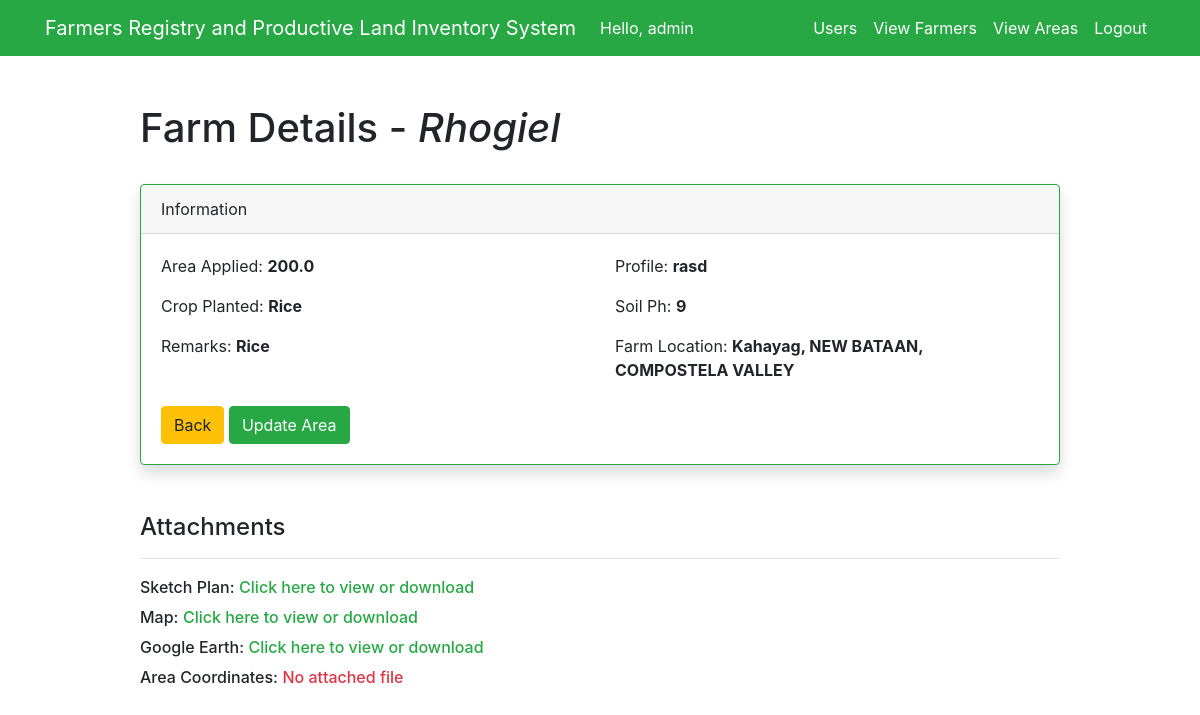
The app's page /home/viewarea/1 (signed in), older data.
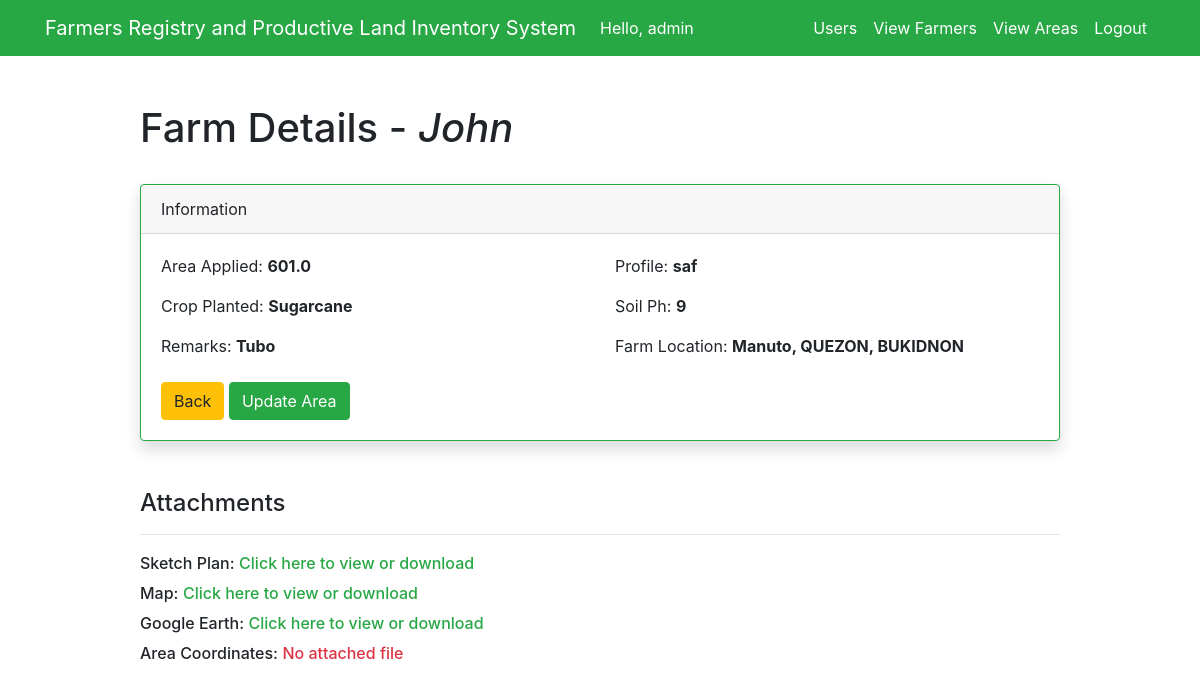
The same page, newer data.
### test_app/models.py (models this page shows, shortened)
class UsersAreaInfo(models.Model):
    RICE = 'Rice'
    CORN = 'Corn'
    SUGARCANE = 'Sugarcane'
    PLANTED = [
        (RICE, 'Rice'),
        (CORN, 'Corn'),
        (SUGARCANE, 'Sugarcane'),
    ]
    farmer_id = models.ForeignKey(Farmer, models.CASCADE, db_column='farmer_id')
    total_area = models.FloatField()
    crop_planted = models.CharField(max_length=9, choices=PLANTED, default=RICE)
    remarks = models.CharField(max_length=100)
    sketch_plan = models.FileField(upload_to='documents_sp/', max_length=254, blank=True)
    map = models.FileField(upload_to='documents_map/', max_length=254, blank=True)
    google_earth = models.FileField(upload_to='documents_ge/', max_length=254, blank=True)
    area_coordinates = models.FileField(upload_to='documents_coordinates/', max_length=254, blank=True)
    profile_field = models.CharField(max_length=250)
    soil_ph = models.IntegerField()
    region = models.CharField(max_length=200)
    province = models.CharField(max_length=200)
    muncity = models.CharField(max_length=200)
    brgy = models.CharField(max_length=200)

class Farmer(models.Model):
    MALE = 'M'
    FEMALE = 'F'
    PERSON_GENDER = [
        (MALE, 'Male'),
        (FEMALE, 'Female'),
    ]
    assigned_id = models.CharField(max_length=20, blank=True, null=True)
    first_name = models.CharField(max_length=200, blank=False)
    last_name = models.CharField(max_length=200, blank=False)
    middle_name = models.CharField(max_length=200, blank=False)
    gender = models.CharField(max_length=1, choices=PERSON_GENDER, default=MALE)
    region = models.CharField(max_length=200)
    province = models.CharField(max_length=200)
    muncity = models.CharField(max_length=200)
    brgy = models.CharField(max_length=200)
    address = models.TextField(blank=True)
    date_created = models.DateTimeField(auto_now_add=True)
    contact_no = models.CharField(max_length=20, blank=True, null=True)
    tin = models.CharField(max_length=20, blank=True, null=True)
    philhealth = models.CharField(max_length=20, blank=True, null=True)
    sss = models.CharField(max_length=20, blank=True, null=True)
    pagibig = models.CharField(max_length=20, blank=True, null=True)
    civil_status = models.CharField(max_length=20, blank=True, null=True)
    nationality = models.CharField(max_length=50, blank=True, null=True)
    birthdate = models.DateField(default=None)
    spouse = models.CharField(max_length=250, blank=True, null=True)

### test_app/views.py (the view, shortened to what this page needs)
# urls.py: path('home/viewarea/<int:pk>', views.engineer_view_area, name='engineer_view_area'),
@login_required(login_url='/')
def engineer_view_area(request, pk):
    if request.method == 'GET':
        user_area = get_object_or_404(UsersAreaInfo, id=pk)
        form = UserAreaEngineerForm(instance=user_area)
        farm_location = str(get_brgy(user_area.brgy)) + ', ' \
                        + str(get_muncity(user_area.muncity)) + ', ' \
                        + str(get_province(user_area.province))
        context = {
            'user_area': user_area,
            'farm_location': farm_location,
            'form': form,
        }
        return render(request, 'test_app/engineerviewarea.html', context)

### test_app/views.py (called while the page is built)
def get_province(province_id):
    if province_id != 0:
        province_name = ProvincialCode.objects.get(prov_code=province_id).province_name
        return province_name

def get_muncity(muncity_id):
    if muncity_id != 0:
        muncity_name = MunCityCode.objects.get(muncity_code=muncity_id).muncity_name
        return muncity_name

def get_brgy(brgy_id):
    if brgy_id != 0:
        brgy_name = BrgyCode.objects.get(brgy_psgc_code=brgy_id).brgy_name
        return brgy_name

### test_app/templates/test_app/engineerviewarea.html (shortened to what this page needs)
{% extends 'test_app/base.html' %}
{% block content %}
<div class="row justify-content-center mt-5">
    <div class="col-md-10">
        <h1>Farm Details - <em>{{ user_area.farmer_id.first_name }}</em></h1>
        <br>
        <div class="card shadow border-success">
            <div class="card-header">
                Information
            </div>
            <div class="card-body">
                <div class="row">
                    <div class="col-sm-12 col-md-6">
                        <p class="card-text">Area Applied: <strong>{{ user_area.total_area }}</strong></p>
                        <p class="card-text">Crop Planted: <strong>{{ user_area.crop_planted }}</strong></p>
                        <p class="card-text">Remarks: <strong>{{ user_area.remarks }}</strong></p>
                    </div>
                    <div class="col-sm-12 col-md-6">
                        <p class="card-text">Profile: <strong>{{ user_area.profile_field }}</strong></p>
                        <p class="card-text">Soil Ph: <strong>{{ user_area.soil_ph }}</strong></p>
                        <p class="card-text">Farm Location: <strong>{{ farm_location }}</strong></p>
                    </div>
                </div>
                <br>
                <a href="{% url 'user_engineer' %}" class="btn btn-warning">Back</a>
                <button type="button" class="btn btn-success" data-toggle="modal" data-target="#updateAreaModal" data-backdrop="static" data-keyboard="false">
                    Update Area
                </button>
            </div>
        </div>
        <br><br><h4>Attachments</h4><hr>
        <label class="h6">Sketch Plan: </label>
        {% if user_area.sketch_plan %}
            <a class="h6 btn-outline-success" href="/media/{{ user_area.sketch_plan }}" target="_blank">Click here to view or download</a><br>
        {% else %}
            <a class="h6 btn-outline-danger" href="#">No attached file</a><br>
        {% endif %}
        <label class="h6">Map: </label>
        {% if user_area.map %}
            <a class="h6 btn-outline-success" href="/media/{{ user_area.map }}" target="_blank">Click here to view or download</a><br>
        {% else %}
            <a class="h6 btn-outline-danger" href="#">No attached file</a><br>
        {% endif %}
        <label class="h6">Google Earth: </label>
        {% if user_area.google_earth %}
            <a class="h6 btn-outline-success" href="/media/{{ user_area.google_earth }}" target="_blank">Click here to view or download</a><br>
        {% else %}
            <a class="h6 btn-outline-danger" href="#">No attached file</a><br>
        {% endif %}
        <label class="h6">Area Coordinates: </label>
        {% if user_area.area_coordinates %}
            <a class="h6 btn-outline-success" href="/media/{{ user_area.area_coordinates }}" target="_blank">Click here to view or download</a><br>
        {% else %}
            <a class="h6 btn-outline-danger" href="#">No attached file</a><br>
        {% endif %}
    </div>
</div>
{% endblock %}

Row changes from the older to the newer data that the page shows:
changed UsersAreaInfo: farmer_id.first_name "Rhogiel" → "John"; total_area "200.0" → "601.0"; crop_planted "Rice" → "Sugarcane"; remarks "Rice" → "Tubo"; profile_field "rasd" → "saf"
added Farmer: address "Manuto, QUEZON, BUKIDNON"
Text that changed along with them:
{{ farm_location }}: "Kahayag, NEW BATAAN, COMPOSTELA VALLEY" → (not shown)
